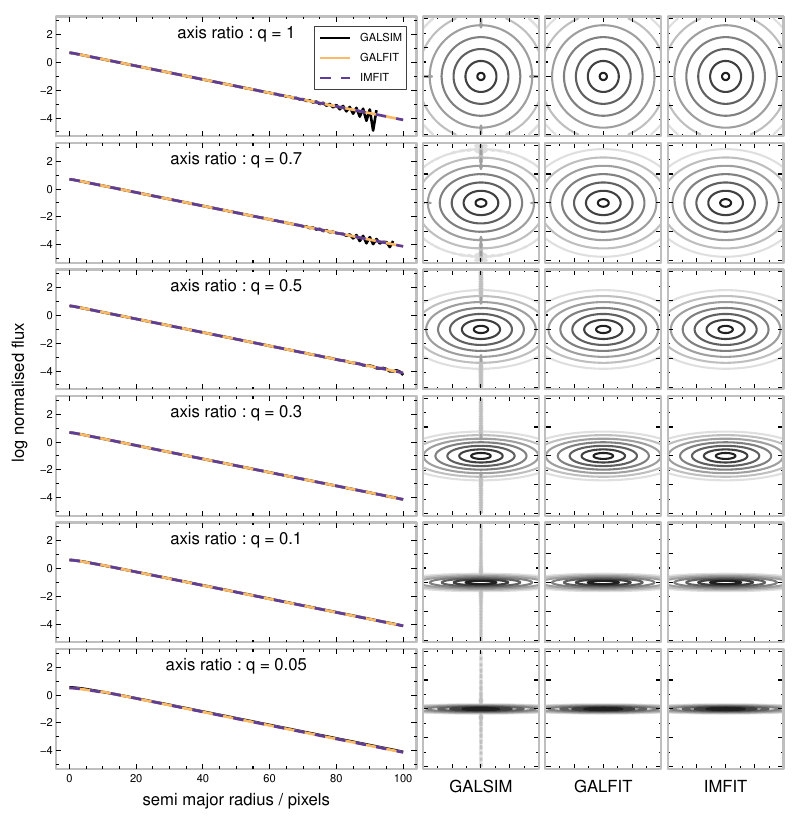

Reproduce this figure in R.
#!/usr/bin/Rscript --no-init-file

# setup
require("astro", quietly=TRUE)
#palette(c("#000000", "#e66101", "#5e3c99", "#fdb863", "#b2abd2", "#edf8b1", "#7fcdbb", "#2c7fb8"))
set.seed(3125)

# definitions
ellips = c(0,0.3,0.5,0.7,0.9,0.95)

# loop
galsimdat = galfitdat = imfitdat = galsimrad = galfitrad = imfitrad = {}
for(i in 1:length(ellips)){
    
    # read and modify
    feed1 = readLines("galsim.config")
    feed2 = readLines("galfit.config")
    feed3 = readLines("imfit.config")
    feed1[grep("type : QBeta", feed1)+1] = paste("        q :", 1-ellips[i])
    feed2[grep("# axis ratio", feed2)] = paste(" 9)", 1-ellips[i], "0 # axis ratio")
    feed3[grep("ell", feed3)] = paste("ell    ",ellips[i])
    
    feed1[grep("half_light_radius", feed1)] = paste("    half_light_radius :", sqrt(15*15*(1-ellips[i])))
    
    # write config files back out
    cat(feed1, sep="\n", file="galsim.config")
    cat(feed2, sep="\n", file="galfit.config")
    cat(feed3, sep="\n", file="imfit.config")
    
    # run
    system("/usr/local/bin/galsim galsim.config")
    system("~/software/galfit/galfit galfit.config")
    system("~/software/imfit/makeimage -nrows 201 -ncols 201 imfit.config --output imfit.fits")
    
    # read
    dat1 = read.fitsim("galsim.fits")
    dat2 = read.fitsim("galfit.fits")
    dat3 = read.fitsim("imfit.fits")
    dat2 = (dat2/sum(dat2))*sum(dat1)
    dat3 = (dat3/sum(dat3))*sum(dat1)
    
    # add to lists
    galsimdat = c(galsimdat, list(dat1))
    galfitdat = c(galfitdat, list(dat2))
    imfitdat = c(imfitdat, list(dat3))
    galsimrad = c(galsimrad, list(dat1[101:201,101]))
    galfitrad = c(galfitrad, list(dat2[101:201,101]))
    imfitrad = c(imfitrad, list(dat3[101:201,101]))
    
    # clean up
    unlink(c("galsim.fits","galfit.fits","imfit.fits"))
    
}

# dev
#png(file="elliptest.png", height=8.5, width=8, units="in", res=300)
pdf(file="elliptest.pdf", height=8.25, width=8)

# par
palette(c("#000000", "#e66101", "#5e3c99", "#fdb863", "#b2abd2", "#edf8b1", "#7fcdbb", "#2c7fb8"))
layout(matrix(1:(length(ellips)*4),ncol=4,byrow=TRUE), widths=c(3,1,1,1))
par("mar"=c(0.25,0.25,0.25,0.25))
par("oma"=c(4,4,1,1))

# plot
for(i in 1:length(ellips)){
    
    # setup
    scale.lo = -1e-5
    scale.hi = 15
    lwd = 2.5
    galsimradmax = which(galsimrad[[i]] < 0)[1]; if(is.na(galsimradmax)){galsimradmax = length(galsimrad[[i]])}
    galfitradmax = which(galfitrad[[i]] < 0)[1]; if(is.na(galfitradmax)){galfitradmax = length(galfitrad[[i]])}
    imfitradmax = which(imfitrad[[i]] < 0)[1]; if(is.na(imfitradmax)){imfitradmax = length(imfitrad[[i]])}
    lvls = 10^(-5:+1)
    cols = grey((length(lvls)+1):1/(length(lvls)+1))[-1]
    lwds = 2
    
    # 1D profile
    labs = 2
    if(i==length(ellips)){labs = c(1,labs)}
    xx = 0:100
    aplot(NA, xlim=range(xx), ylim=c(-5,3), xlab="", ylab="", labels=labs, xnmin=3, las=1, ynmin=1)
    suppressWarnings(lines(xx[1:galsimradmax],log10(galsimrad[[i]][1:galsimradmax]/galsimrad[[i]][16]), col=1, lwd=lwd, lty=1, lend=1))
    suppressWarnings(lines(xx[1:galfitradmax],log10(galfitrad[[i]][1:galfitradmax]/galfitrad[[i]][16]), col=4, lwd=lwd, lty=1, lend=1))
    suppressWarnings(lines(xx[1:imfitradmax],log10(imfitrad[[i]][1:imfitradmax]/imfitrad[[i]][16]), col=3, lwd=lwd, lty=2, lend=1))
    label("top", lab=paste("axis ratio : q =", 1-ellips[i]), inset=0.5, cex=1.5)
    if(i==length(ellips)){
        mtext(side=1, text="semi major radius / pixels", line=2)
    }
    if(i==1){
        alegend("topright", legend=c("GALSIM", "GALFIT", "IMFIT"), type=list(l=list(col=1,lwd=lwd,lty=1,lend=1), l=list(col=4,lwd=lwd,lty=1,lend=1), l=list(col=3,lwd=lwd,lty=2,lend=1)), ncol=1, cex=1, bty="o", inset=0.5, outer=F)
    }
    
    # 2D maps
#    aimage(galsimdat[[i]], col.map="sls", scale.lo=scale.lo, scale.hi=scale.hi, axes=FALSE, scale.type="log")
#    if(i==1){mtext(side=3, line=0.5, text="GALSIM")}
#    aimage(galfitdat[[i]], col.map="sls", scale.lo=scale.lo, scale.hi=scale.hi, axes=FALSE, scale.type="log")
#    if(i==1){mtext(side=3, line=0.5, text="GALFIT")}
#    aimage(imfitdat[[i]], col.map="sls", scale.lo=scale.lo, scale.hi=scale.hi, axes=FALSE, scale.type="log")
#    if(i==1){mtext(side=3, line=0.5, text="IMFIT")}
    
    # 2D maps
    contour(x=1:201-101, y=1:201-101, z=galsimdat[[i]], levels=lvls, drawlabels=FALSE, axes=FALSE, xaxs="i", yaxs="i", col=cols, lwd=lwds, asp=1, lend=1, ljoin=1)
    aaxes(xnmin=1, ynmin=1, labels=FALSE); abox()
    if(i==length(ellips)){mtext(side=1, line=1, text="GALSIM")}
    contour(x=1:201-101, y=1:201-101, z=galfitdat[[i]], levels=lvls, drawlabels=FALSE, axes=FALSE, xaxs="i", yaxs="i", col=cols, lwd=lwds, asp=1, lend=1, ljoin=1)
    aaxes(xnmin=1, ynmin=1, labels=FALSE); abox()
    if(i==length(ellips)){mtext(side=1, line=1, text="GALFIT")}
    contour(x=1:201-101, y=1:201-101, z=imfitdat[[i]], levels=lvls, drawlabels=FALSE, axes=FALSE, xaxs="i", yaxs="i", col=cols, lwd=lwds, asp=1, lend=1, ljoin=1)
    aaxes(xnmin=1, ynmin=1, labels=FALSE); abox()
    if(i==length(ellips)){mtext(side=1, line=1, text="IMFIT")}
    
}

# finish up
mtext(side=2, text="log normalised flux", outer=TRUE, line=2)
graphics.off()

